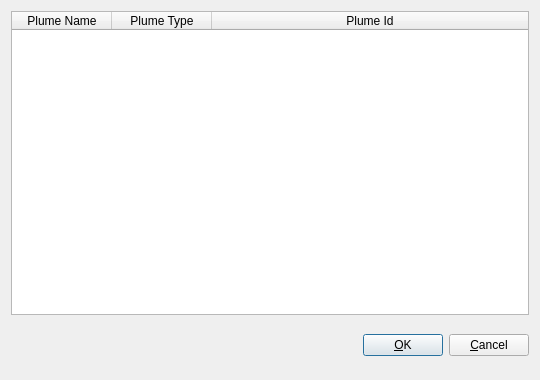
<?xml version="1.0" encoding="UTF-8"?>
<ui version="4.0">
 <class>SelectPlumeDialog</class>
 <widget class="QDialog" name="SelectPlumeDialog">
  <property name="geometry">
   <rect>
    <x>0</x>
    <y>0</y>
    <width>540</width>
    <height>380</height>
   </rect>
  </property>
  <property name="windowTitle">
   <string>Select Data Plume...</string>
  </property>
  <property name="styleSheet">
   <string notr="true"/>
  </property>
  <property name="modal">
   <bool>true</bool>
  </property>
  <layout class="QVBoxLayout" name="verticalLayout">
   <item>
    <widget class="QTableWidget" name="plumesTableWidget">
     <property name="editTriggers">
      <set>QAbstractItemView::NoEditTriggers</set>
     </property>
     <property name="selectionMode">
      <enum>QAbstractItemView::SingleSelection</enum>
     </property>
     <property name="selectionBehavior">
      <enum>QAbstractItemView::SelectRows</enum>
     </property>
     <attribute name="horizontalHeaderStretchLastSection">
      <bool>true</bool>
     </attribute>
     <column>
      <property name="text">
       <string>Plume Name</string>
      </property>
     </column>
     <column>
      <property name="text">
       <string>Plume Type</string>
      </property>
     </column>
     <column>
      <property name="text">
       <string>Plume Id</string>
      </property>
     </column>
    </widget>
   </item>
   <item>
    <layout class="QHBoxLayout" name="horizontalLayout_Buttons">
     <item>
      <spacer name="horizontalSpacer_2">
       <property name="orientation">
        <enum>Qt::Horizontal</enum>
       </property>
       <property name="sizeHint" stdset="0">
        <size>
         <width>40</width>
         <height>48</height>
        </size>
       </property>
      </spacer>
     </item>
     <item>
      <widget class="QPushButton" name="okButton">
       <property name="text">
        <string>&amp;OK</string>
       </property>
      </widget>
     </item>
     <item>
      <widget class="QPushButton" name="cancelButton">
       <property name="text">
        <string>&amp;Cancel</string>
       </property>
       <property name="autoDefault">
        <bool>false</bool>
       </property>
      </widget>
     </item>
    </layout>
   </item>
  </layout>
 </widget>
 <resources/>
 <connections/>
</ui>
